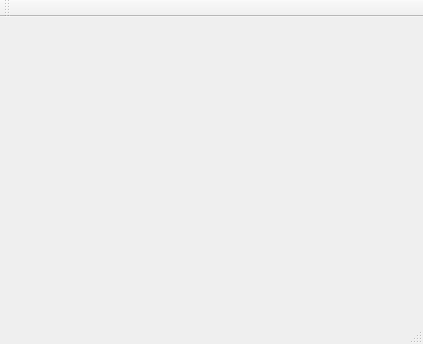
<?xml version="1.0" encoding="UTF-8"?>
<ui version="4.0">
 <class>SMS_MainWindow</class>
 <widget class="QMainWindow" name="SMS_MainWindow">
  <property name="geometry">
   <rect>
    <x>0</x>
    <y>0</y>
    <width>423</width>
    <height>344</height>
   </rect>
  </property>
  <property name="windowTitle">
   <string>SMS_MainWindow</string>
  </property>
  <widget class="QWidget" name="centralWidget"/>
  <widget class="QMenuBar" name="menuBar">
   <property name="geometry">
    <rect>
     <x>0</x>
     <y>0</y>
     <width>423</width>
     <height>23</height>
    </rect>
   </property>
  </widget>
  <widget class="QToolBar" name="mainToolBar">
   <attribute name="toolBarArea">
    <enum>TopToolBarArea</enum>
   </attribute>
   <attribute name="toolBarBreak">
    <bool>false</bool>
   </attribute>
  </widget>
  <widget class="QStatusBar" name="statusBar"/>
 </widget>
 <layoutdefault spacing="6" margin="11"/>
 <resources/>
 <connections/>
</ui>
